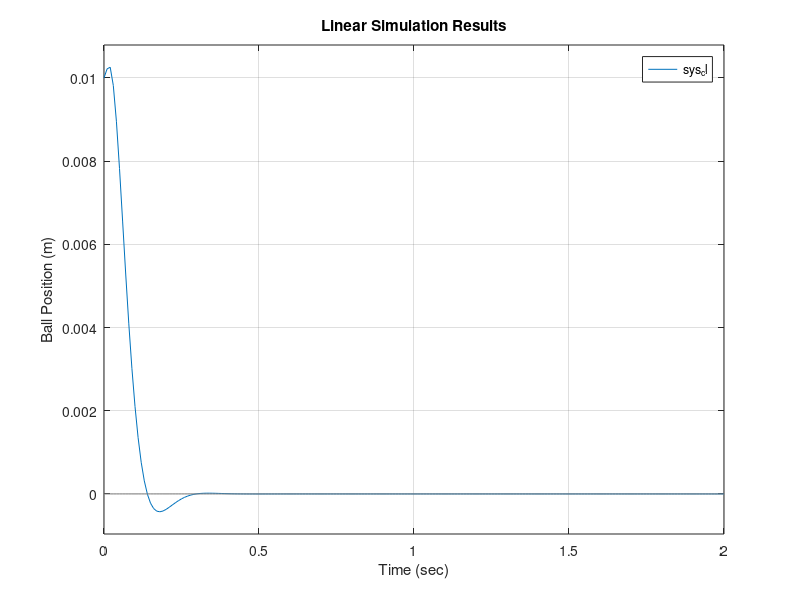

This figure's MATLAB source: (Note: this script raises an error after producing the figure.)
A = [ 0   1   0
     980  0  -2.8
      0   0  -100 ];

B = [ 0
      0
      100 ];

C = [ 1 0 0 ];


poles = eig(A);

t = 0:0.01:2;
u = zeros(size(t));
x0 = [0.01 0 0];

p1 = -20 + 20i;
p2 = -20 - 20i;
p3 = -100;

K = place(A,B,[p1 p2 p3]);
sys_cl = ss(A-B*K,B,C,0);

lsim(sys_cl,u,t,x0);
xlabel('Time (sec)')
ylabel('Ball Position (m)')

Nbar = rscale(sys,K);

lsim(sys_cl,Nbar*u,t)
title('Linear Simulation Results (with Nbar)')
xlabel('Time (sec)')
ylabel('Ball Position (m)')
axis([0 2 0 1.2*10^-3])